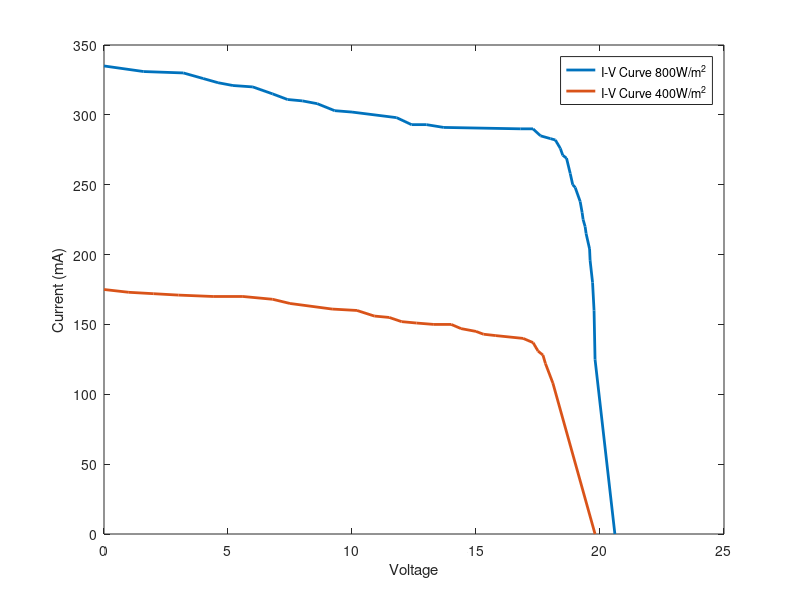

Here is the MATLAB script that generated this plot:
clc
clear all
close all
% I-V CHARACTERISTICS
%panel 2 800
v1 = [0;1.6;3.2;4;4.6;5.2;6;6.8;7.4;8;8.6;9.3;10;11.8;12.4;13;13.7;16.8;17.3;17.6;18;18.2;18.4;18.5;18.65;18.8;18.9;19;19.2;19.28;19.32;19.4;19.44;19.58;19.6;19.7;19.76;19.8;20.6]
i1= [335;331;330;326;323;321;320;315;311;310;308;303;302;298;293;293;291;290;290;285;283;282;276;271;269;258;250;248;238;230;225;220;215;204;196;180;160;125;0]
%panel 2 400

v2 = [0;1;2;3;4.4;5.6;6.8;7.5;9.2;10.2;10.9;11.5;12;12.6;13.3;14;14.4;15;15.3;15.8;16.9;17.3;17.5;17.7;17.8;18.1;19.8]
i2= [175;173;172;171;170;170;168;165;161;160;156;155;152;151;150;150;147;145;143;142;140;137;131;128;122;108;0]

vv = [v1; v2]
ii = [i1; i2]

figure (200)
plot(v1,i1,'LineWidth',2)
hold on
plot (v2,i2,'LineWidth',2)
legend('I-V Curve 800W/m^2', 'I-V Curve 400W/m^2')
 xlabel('Voltage')
ylabel('Current (mA)')
